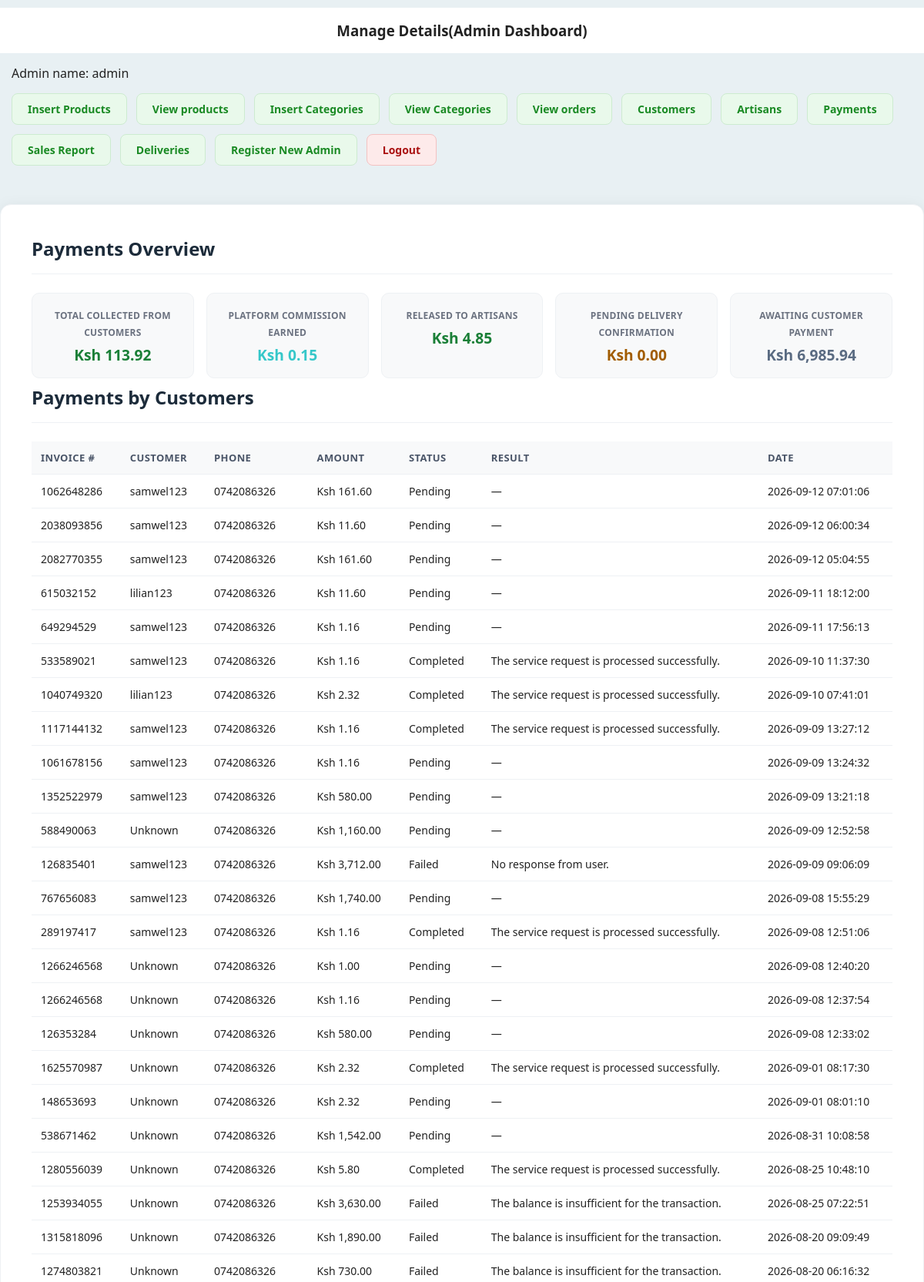
Page /Admin/index.php?admin_view_payments (signed in, upper part) on the committed database.
### tables this page shows
CREATE TABLE `mpesa_transactions` (
  `id` int(11) NOT NULL,
  `invoice_number` int(11) DEFAULT NULL,
  `checkout_request_id` varchar(100) DEFAULT NULL,
  `phone` varchar(15) DEFAULT NULL,
  `amount` decimal(10,2) DEFAULT NULL,
  `status` varchar(20) DEFAULT 'pending',
  `result_description` varchar(255) DEFAULT NULL,
  `created_at` timestamp NOT NULL DEFAULT current_timestamp()
);

CREATE TABLE `customers` (
  `customer_id` int(11) NOT NULL,
  `first_name` varchar(100) NOT NULL,
  `last_name` varchar(100) NOT NULL,
  `username` varchar(150) NOT NULL,
  `email` varchar(255) NOT NULL,
  `phone_number` varchar(50) NOT NULL,
  `address` varchar(255) NOT NULL,
  `user_ip` varchar(255) NOT NULL,
  `password` varchar(255) NOT NULL,
  `status` enum('active','suspended') NOT NULL DEFAULT 'active'
);

### Admin/admin_view_payments.php (the view, shortened to what this page needs)
<?php
$customer_payments_stmt = mysqli_prepare($conn, "
    SELECT
        mt.invoice_number,
        mt.phone,
        mt.amount,
        mt.status,
        mt.result_description,
        mt.created_at,
        c.username AS customer_username
    FROM mpesa_transactions mt
    LEFT JOIN orders o     ON mt.invoice_number = o.invoice_number
    LEFT JOIN customers c  ON o.customer_id = c.customer_id
    ORDER BY mt.created_at DESC
");
mysqli_stmt_execute($customer_payments_stmt);
$customer_payments_result = mysqli_stmt_get_result($customer_payments_stmt);
$customer_rows = [];
$total_collected = 0;
while ($row = mysqli_fetch_assoc($customer_payments_result)) {
    if ($row['status'] === 'completed') {
        $total_collected += $row['amount'];
    }
    $customer_rows[] = $row;
}
$artisan_payouts_stmt = mysqli_prepare($conn, "
    SELECT
        a.artisan_id,
        a.username AS artisan_username,
        o.invoice_number,
        o.order_date,
        o.order_status,
        o.delivery_confirmed_at,
        p.product_name,
        op.quantity,
        p.product_price
    FROM order_pending op
    JOIN products p  ON op.product_id = p.product_id
    JOIN artisans a  ON p.artisan_id = a.artisan_id
    JOIN orders o     ON op.invoice_number = o.invoice_number AND op.customer_id = o.customer_id
    ORDER BY a.username, o.order_date DESC
");
mysqli_stmt_execute($artisan_payouts_stmt);
$artisan_payouts_result = mysqli_stmt_get_result($artisan_payouts_stmt);
$platform_commission_total = 0;
$total_released = 0;
$total_pending  = 0;
$total_unpaid   = 0;
while ($row = mysqli_fetch_assoc($artisan_payouts_result)) {
    $line_subtotal   = $row['product_price'] * $row['quantity'];
    $line_commission = round($line_subtotal * PLATFORM_COMMISSION_RATE, 2);
    $line_payout     = $line_subtotal - $line_commission;
    $is_paid      = ($row['order_status'] === 'complete');
    $is_delivered = !empty($row['delivery_confirmed_at']);
    if ($is_paid && $is_delivered) {
        $total_released += $line_payout;
    } elseif ($is_paid) {
        $release_status = 'Pending delivery confirmation';
        $total_pending += $line_payout;
        $bucket = 'pending';
    } else {
        $total_unpaid += $line_payout;
    }
    if ($is_paid) {
        $platform_commission_total += $line_commission;
    }
}
?>
<div class="products-card">
<h3>Payments Overview</h3>
<div class="summary-cards">
    <div class="summary-card">
        <span>Total collected from customers</span>
        <span class="amount" style="color:#1a7f37;">Ksh <?php echo number_format($total_collected, 2); ?></span>
    </div>
    <div class="summary-card">
        <span>Platform commission earned</span>
        <span class="amount" style="color:#35c7c9;">Ksh <?php echo number_format($platform_commission_total, 2); ?></span>
    </div>
    <div class="summary-card">
        <span>Released to artisans</span>
        <span class="amount" style="color:#1a7f37;">Ksh <?php echo number_format($total_released, 2); ?></span>
    </div>
    <div class="summary-card">
        <span>Pending delivery confirmation</span>
        <span class="amount" style="color:#a15c00;">Ksh <?php echo number_format($total_pending, 2); ?></span>
    </div>
    <div class="summary-card">
        <span>Awaiting customer payment</span>
        <span class="amount" style="color:#5a6b82;">Ksh <?php echo number_format($total_unpaid, 2); ?></span>
    </div>
</div>
<h3 class="section-title">Payments by Customers</h3>
<table class="table1">
    <thead>
        <tr>
            <th>Invoice #</th>
            <th>Customer</th>
            <th>Phone</th>
            <th>Amount</th>
            <th>Status</th>
            <th>Result</th>
            <th>Date</th>
        </tr>
    </thead>
    <tbody>
        <?php if (count($customer_rows) === 0): ?>
            <tr><td colspan="7" style="text-align:center;">No payments yet.</td></tr>
        <?php else: foreach ($customer_rows as $row): ?>
            <tr>
                <td><?php echo htmlspecialchars($row['invoice_number']); ?></td>
                <td><?php echo htmlspecialchars($row['customer_username'] ?? 'Unknown'); ?></td>
                <td><?php echo htmlspecialchars($row['phone']); ?></td>
                <td>Ksh <?php echo number_format($row['amount'], 2); ?></td>
                <td><?php echo htmlspecialchars(ucfirst($row['status'])); ?></td>
                <td><?php echo htmlspecialchars($row['result_description'] ?? '—'); ?></td>
                <td><?php echo htmlspecialchars($row['created_at']); ?></td>
            </tr>
        <?php endforeach; endif; ?>
    </tbody>
</table>
</div>

### style.css (style rules this page uses)
:root { --background-green: #60f378; --text-gray: #555; --footer-purple:#6b6b8f; --card-gray: #d9d9d9; --border: #e2e6ea; --navy: #14213d; --navy-soft: #2a3a5c; --teal: #0f8d2e; --teal--tint: #07f6f6; --text-muted: #6b7280; --danger: #c1443a; --teal-dark: #0b6b6d; }
*,*::before, *::after { box-sizing: border-box; margin: 0; padding: 0; }
body { font-family: system-ui, -apple-system, BlinkMacSystemFont,"Segoe UI",Roboto, Arial, Helvetica, sans-serif; background: var(--background-green); background-color: #60f378; color: #222; }

### Admin/index.php (style rules this page uses)
body { background-color: #E8F0F3; }

### Admin/admin_view_payments.php (style rules this page uses)
.products-card { max-width: 1200px; margin: 20px auto; padding: 40px; background: #ffffff; border-radius: 14px; box-shadow: 0 4px 20px rgba(0,0,0,0.08); border: 1px solid #eef1f4; }
.products-card h3 { text-align: left; color: #1c2b3a; font-size: 1.5rem; font-weight: 700; border-bottom: 1px solid #eef1f4; padding-bottom: 16px; margin: 0 0 24px 0; }
.table1 { width: 100%; border-collapse: collapse; margin-top: 16px; margin-bottom: 32px; font-size: 14px; }
.table1 th, .table1 td { border: none; border-bottom: 1px solid #eef1f4; padding: 12px; text-align: left; }
.table1 thead th { background-color: #f8f9fa; color: #4a5568; font-weight: 600; font-size: 13px; text-transform: uppercase; letter-spacing: 0.03em; }
.summary-cards { display:flex; gap:16px; margin-top:8px; margin-bottom: 8px; flex-wrap:wrap; }
.summary-card { flex:1; min-width:170px; background:#f8f9fa; border:1px solid #eef1f4; border-radius:10px; padding:16px; text-align:center; }
.summary-card span:first-child { font-size: 12px; color: #6b7280; font-weight: 600; text-transform: uppercase; letter-spacing: 0.02em; }
.summary-card .amount { font-size:1.2rem; font-weight:700; display:block; margin-top:6px; }
.section-title { color:#1c2b3a; font-size: 1.1rem; margin-top:30px; margin-bottom: 4px; }

### rows in the picture
mpesa_transactions: invoice_number "1062648286", customers.username "samwel123", phone "0742086326", amount "161.60", status "Pending", result_description "—", created_at "2026-09-12 07:01:06"
mpesa_transactions: invoice_number "2038093856", customers.username "samwel123", phone "0742086326", amount "11.60", status "Pending", result_description "—", created_at "2026-09-12 06:00:34"
mpesa_transactions: invoice_number "2082770355", customers.username "samwel123", phone "0742086326", amount "161.60", status "Pending", result_description "—", created_at "2026-09-12 05:04:55"
mpesa_transactions: invoice_number "615032152", customers.username "lilian123", phone "0742086326", amount "11.60", status "Pending", result_description "—", created_at "2026-09-11 18:12:00"
mpesa_transactions: invoice_number "649294529", customers.username "samwel123", phone "0742086326", amount "1.16", status "Pending", result_description "—", created_at "2026-09-11 17:56:13"
mpesa_transactions: invoice_number "533589021", customers.username "samwel123", phone "0742086326", amount "1.16", status "Completed", result_description "The service request is processed successfully.", created_at "2026-09-10 11:37:30"
mpesa_transactions: invoice_number "1040749320", customers.username "lilian123", phone "0742086326", amount "2.32", status "Completed", result_description "The service request is processed successfully.", created_at "2026-09-10 07:41:01"
mpesa_transactions: invoice_number "1117144132", customers.username "samwel123", phone "0742086326", amount "1.16", status "Completed", result_description "The service request is processed successfully.", created_at "2026-09-09 13:27:12"
mpesa_transactions: invoice_number "1061678156", customers.username "samwel123", phone "0742086326", amount "1.16", status "Pending", result_description "—", created_at "2026-09-09 13:24:32"
mpesa_transactions: invoice_number "1352522979", customers.username "samwel123", phone "0742086326", amount "580.00", status "Pending", result_description "—", created_at "2026-09-09 13:21:18"
mpesa_transactions: invoice_number "588490063", customer_username "Unknown", phone "0742086326", amount "1,160.00", status "Pending", result_description "—", created_at "2026-09-09 12:52:58"
mpesa_transactions: invoice_number "126835401", customers.username "samwel123", phone "0742086326", amount "3,712.00", status "Failed", result_description "No response from user.", created_at "2026-09-09 09:06:09"
mpesa_transactions: invoice_number "767656083", customers.username "samwel123", phone "0742086326", amount "1,740.00", status "Pending", result_description "—", created_at "2026-09-08 15:55:29"
mpesa_transactions: invoice_number "289197417", customers.username "samwel123", phone "0742086326", amount "1.16", status "Completed", result_description "The service request is processed successfully.", created_at "2026-09-08 12:51:06"
mpesa_transactions: invoice_number "1266246568", customer_username "Unknown", phone "0742086326", amount "1.00", status "Pending", result_description "—", created_at "2026-09-08 12:40:20"
mpesa_transactions: invoice_number "1266246568", customer_username "Unknown", phone "0742086326", amount "1.16", status "Pending", result_description "—", created_at "2026-09-08 12:37:54"
mpesa_transactions: invoice_number "126353284", customer_username "Unknown", phone "0742086326", amount "580.00", status "Pending", result_description "—", created_at "2026-09-08 12:33:02"
mpesa_transactions: invoice_number "1625570987", customer_username "Unknown", phone "0742086326", amount "2.32", status "Completed", result_description "The service request is processed successfully.", created_at "2026-09-01 08:17:30"
mpesa_transactions: invoice_number "148653693", customer_username "Unknown", phone "0742086326", amount "2.32", status "Pending", result_description "—", created_at "2026-09-01 08:01:10"
mpesa_transactions: invoice_number "538671462", customer_username "Unknown", phone "0742086326", amount "1,542.00", status "Pending", result_description "—", created_at "2026-08-31 10:08:58"
mpesa_transactions: invoice_number "1280556039", customer_username "Unknown", phone "0742086326", amount "5.80", status "Completed", result_description "The service request is processed successfully.", created_at "2026-08-25 10:48:10"
mpesa_transactions: invoice_number "1253934055", customer_username "Unknown", phone "0742086326", amount "3,630.00", status "Failed", result_description "The balance is insufficient for the transaction.", created_at "2026-08-25 07:22:51"
mpesa_transactions: invoice_number "1315818096", customer_username "Unknown", phone "0742086326", amount "1,890.00", status "Failed", result_description "The balance is insufficient for the transaction.", created_at "2026-08-20 09:09:49"
mpesa_transactions: invoice_number "1274803821", customer_username "Unknown", phone "0742086326", amount "730.00", status "Failed", result_description "The balance is insufficient for the transaction.", created_at "2026-08-20 06:16:32"

### other values in the picture
$_SESSION['username'] "admin"
$total_collected "113.92"
$platform_commission_total "0.15"
$total_released "4.85"
$total_pending "0.00"
$total_unpaid "6,985.94"
